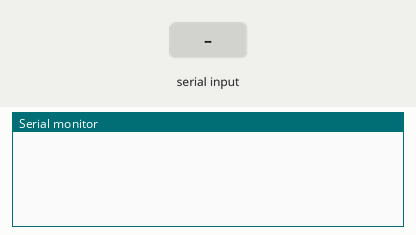
Recording of a sketch running on a simulated Arduino Uno, built with avr-gcc and run on an emulated ATmega328P. Shown: the last lines printed to the serial monitor. The test bench sets the inputs (shaded band).

Above: at 1.2 s.
1.3 s: "1" received over the second serial link
At 2.5 s:
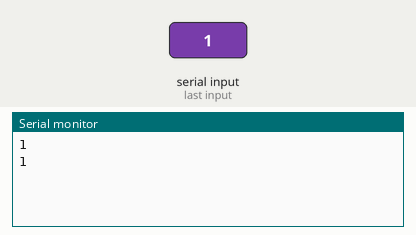
2.8 s: "0" received over the second serial link
At 3.8 s:
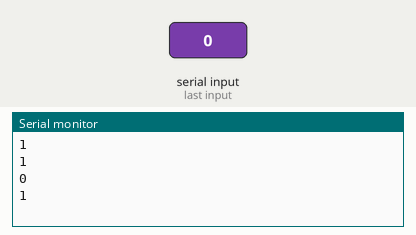
4.3 s: "2" received over the second serial link
At 4.9 s:
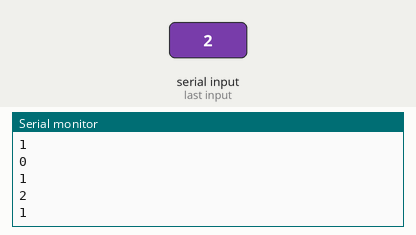
Timing chart, 0 to 7.3 s (numbered marks = the images above; inputs shaded):
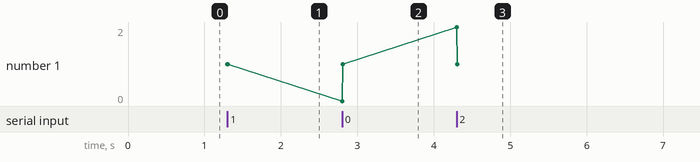

Measured:
- after the input at 1.3 s, the serial monitor: prints a new line at once (image 1)
- after the input at 2.8 s, the serial monitor: prints a new line at once (image 2)
- after the input at 4.3 s, the serial monitor: prints a new line at once (image 3)

The sketch:

GM77.ino
```cpp
#include <SoftwareSerial.h>
SoftwareSerial mySerial(3, 2); // RX, TX

//Ensure TTL 232 QR CODE IS SCAN FOR PRODUCT
char input;

void setup()
{
  Serial.begin(9600);
  mySerial.begin(9600); // set the data rate for the SoftwareSerial port
}

void loop()
{
  if (mySerial.available()) // Check if there is Incoming Data in the Serial Buffer.
  {
    while (mySerial.available()) // Keep reading Byte by Byte from the Buffer till the Buffer is empty
    {
      input = mySerial.read(); // Read 1 Byte of data and store it in a character variable
      Serial.print(input); // Print the Byte
      delay(5); // A small delay
      Serial.println();
    }
    bool logic=(input!="");
    Serial.print(logic);
    Serial.println();
  }
}
```
